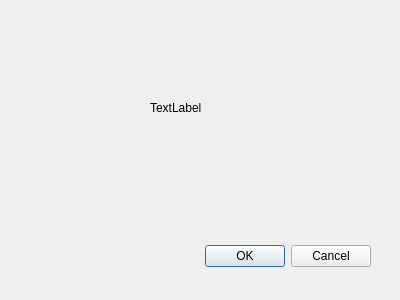
<?xml version="1.0" encoding="UTF-8"?>
<ui version="4.0">
 <class>Dialog</class>
 <widget class="QDialog" name="Dialog">
  <property name="geometry">
   <rect>
    <x>0</x>
    <y>0</y>
    <width>400</width>
    <height>300</height>
   </rect>
  </property>
  <property name="windowTitle">
   <string>Dialog</string>
  </property>
  <widget class="QDialogButtonBox" name="buttonBox">
   <property name="geometry">
    <rect>
     <x>30</x>
     <y>240</y>
     <width>341</width>
     <height>32</height>
    </rect>
   </property>
   <property name="orientation">
    <enum>Qt::Horizontal</enum>
   </property>
   <property name="standardButtons">
    <set>QDialogButtonBox::Cancel|QDialogButtonBox::Ok</set>
   </property>
  </widget>
  <widget class="QLabel" name="label">
   <property name="geometry">
    <rect>
     <x>150</x>
     <y>100</y>
     <width>55</width>
     <height>16</height>
    </rect>
   </property>
   <property name="text">
    <string>TextLabel</string>
   </property>
  </widget>
 </widget>
 <resources/>
 <connections>
  <connection>
   <sender>buttonBox</sender>
   <signal>accepted()</signal>
   <receiver>Dialog</receiver>
   <slot>accept()</slot>
   <hints>
    <hint type="sourcelabel">
     <x>248</x>
     <y>254</y>
    </hint>
    <hint type="destinationlabel">
     <x>157</x>
     <y>274</y>
    </hint>
   </hints>
  </connection>
  <connection>
   <sender>buttonBox</sender>
   <signal>rejected()</signal>
   <receiver>Dialog</receiver>
   <slot>reject()</slot>
   <hints>
    <hint type="sourcelabel">
     <x>316</x>
     <y>260</y>
    </hint>
    <hint type="destinationlabel">
     <x>286</x>
     <y>274</y>
    </hint>
   </hints>
  </connection>
 </connections>
</ui>
